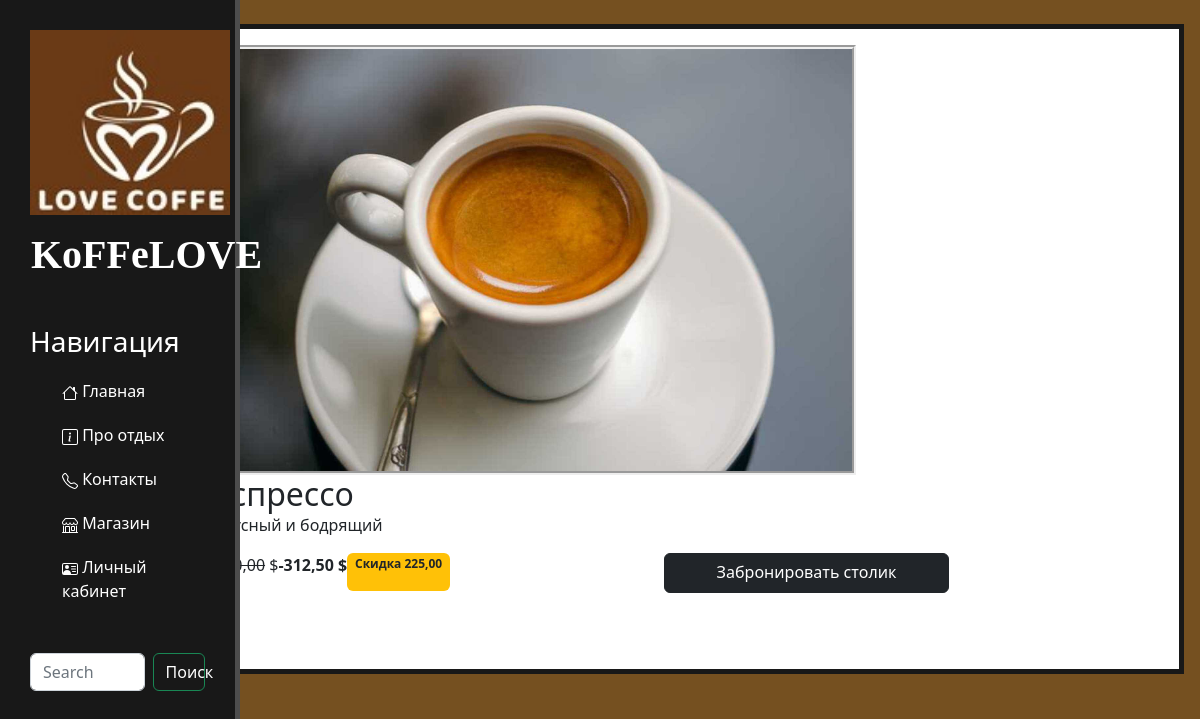
The app's page /catalog/product/espresso/, older data.
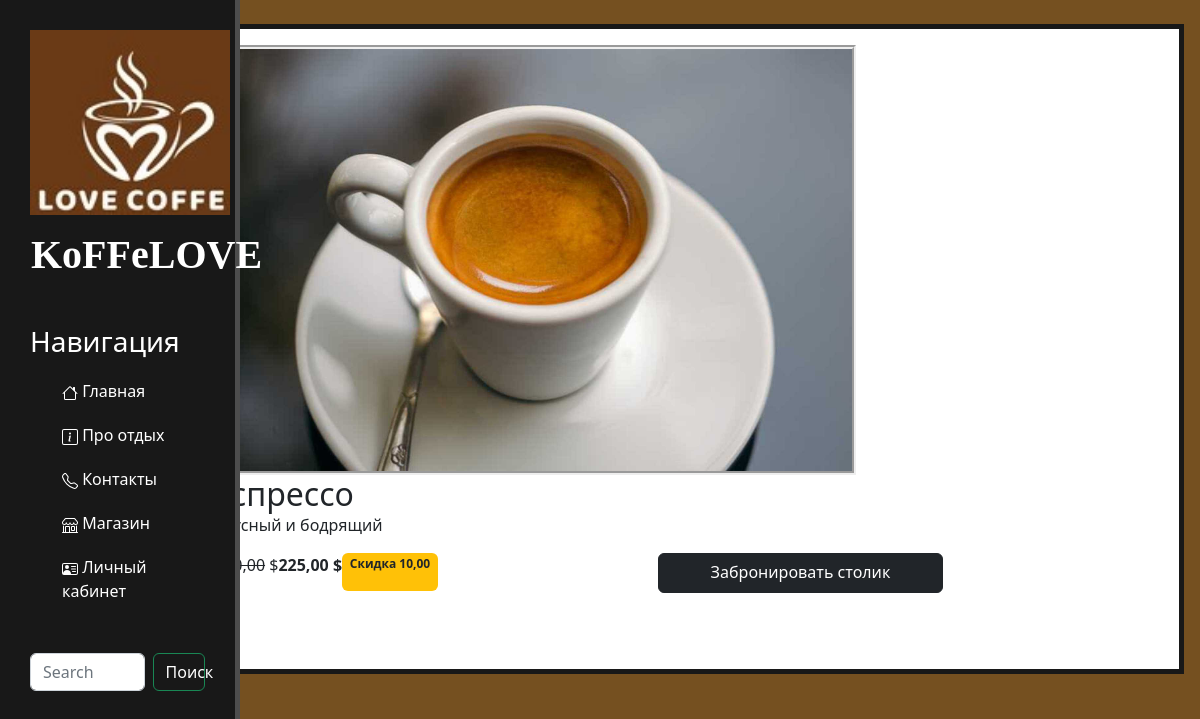
The same page, newer data.
### goods/models.py (models this page shows, shortened)
class Products(models.Model):
    name = models.CharField(max_length=100, unique=True, verbose_name='Haзвание')
    slug= models.SlugField(max_length=200, unique=True, blank=True, null=True, verbose_name='URL')
    description = models.TextField(blank=True, null=True, verbose_name='Onисание')
    image = models.ImageField(upload_to='goods_images', blank=True, null=True, verbose_name='Изображение')
    price = models.DecimalField(default=0.00, max_digits=8, decimal_places=2, verbose_name='Цена')
    discount = models.DecimalField(default=0.00, max_digits=8, decimal_places=2, verbose_name='Скидка в процентах')
    class Meta:
        db_table = 'product'
        verbose_name = 'Продукты'
        verbose_name_plural = 'продукт'
    def sell_price(self) :
        if self.discount:
            return round(self.price - self.price*self.discount/100, 2)
        return self.price

### goods/views.py (the view)
# urls.py: path('product/<slug:product_slug>/', views.product, name='product'),
def product(request, product_slug):
    product = Products.objects.get(slug=product_slug)
    context = {
        "product": product
    }
    return render(request, "goods/product.html", context=context)

### goods/templates/goods/product.html (shortened to what this page needs)
{% extends 'main/base.html' %}
{% load static%}
{% block content %}
<body1>
    <div class="maincontainer">
        <div class="leftbar"></div>
        <div class="container-prod">
            <div class="card-prod">
                <img src="{{product.image.url}}" class="card-img-top-prod" alt="...">
                <div class="card-body">
                    <h2 class="card-title">{{product.name}}</h2>
                    <p class="card-text">{{product.description}}</p>
                    <div class="d-flex justify-content-between">
                        {%if product.description%}
                            <p><s>{{product.price}}</s> $</p>
                            <p><strong>{{product.sell_price}} $</strong></p>
                            <span class = "badge bg-warning text-dark"><strong>Скидка {{product.discount}}</strong></span>
                        {%else%}
                            <p><strong>{{product.price}} $</strong></p>
                        {%endif%}
                            <a href="#" class="btn btn-dark add-to-cart">Забронировать столик</a>
                        </div>
                    </div>
                </div>
            </div>
        </div>
</body1>
{% endblock %}

### main/templates/main/base.html (shortened to what this page needs)
{% load static%}
<!doctype html>
<html lang="en">
<head>
    <link rel="stylesheet" href="https://cdn.jsdelivr.net/npm/bootstrap@5.2.3/dist/css/bootstrap.min.css">
    <link rel="stylesheet" href="{% static 'main/css/main.css' %}">
    <link rel="stylesheet" href="https://use.fontawesome.com/releases/v5.8.2/css/all.css">
</head>
<body>
    <aside>
        <img src="{% static 'main/img/loggo2.jpg' %}" alt="logo">
        <span class="logo">KoFFeLOVE</span>
        <h3>Навигация</h3>
        <ul>
            <a href="{% url "index" %}"><li> Главная</li></a>
            <a href="/about"><li> Про отдых </li></a>
            <a href="/contact"><li> Контакты </li></a>
            <a href="{% url "catalog:catalog" %}"><li> Магазин </li></a>
            <a href="/review"><li> Личный кабинет </li></a>
        </ul>
        <form class="d-flex" role="search">
            <input class="form-control me-2" type="search" placeholder="Search" aria-label="Search">
            <button class="btn btn-outline-success text-white" type="submit">Поиск</button>
        </form>
    </aside>
    {% block content %}
    {% endblock %}
</body>
</html>

### static/main/css/main.css (style rules this page uses)
body { background: #755020; }
aside { float: left; position: fixed; left: 0px; background: #181818; width: 20%; padding: 2.5%; height: 500vh; color: #fff; border-right: 5px solid #4d4d4d; }
aside img { width: 200px; float: left; }
aside .logo { font-size: 40px; margin-left: 1px; font-weight: bold; position: relative; top: +10px; color: #FFFFFF; font-family: Comic Sans MS; }
aside h3 { margin-top: 50px; font-size: 28px; color: #FFFFFF }
aside ul { list-style: none }
aside ul li { color: #fff; display: block; margin-top: 20px; transition: transform .6s ease; }
.btn { display:block; width: 30%; margin: 0 auto; }
form { margin-top: 50px; }
.maincontainer { display: grid; grid-template-columns: 1fr 3fr; grid-template-rows: repeat(1); }
.badge { margin-bottom: 2.5px; }
.container-prod { display: grid; grid-template-columns: 1fr 1fr; grid-template-rows: 500px, 500px, 500px; }
.card-prod { display: inline-block; width: 990px; height: 650px; background-color: #fff; border-style: solid; border-width: 5px; border-color: #181818; padding: 1em; margin: 1em; margin-top: 1.5em; }
.card-img-top-prod { height: 430px; margin-left: auto; margin-right: auto; border-style: groove; border-width: 4px; }

### main/templates/main/base.html (style rules this page uses)
a { text-decoration: none; }

Row changes from the older to the newer data that the page shows:
changed Products "эспрессо": sell_price "-312,50" → "225,00"; discount "225,00" → "10,00"
